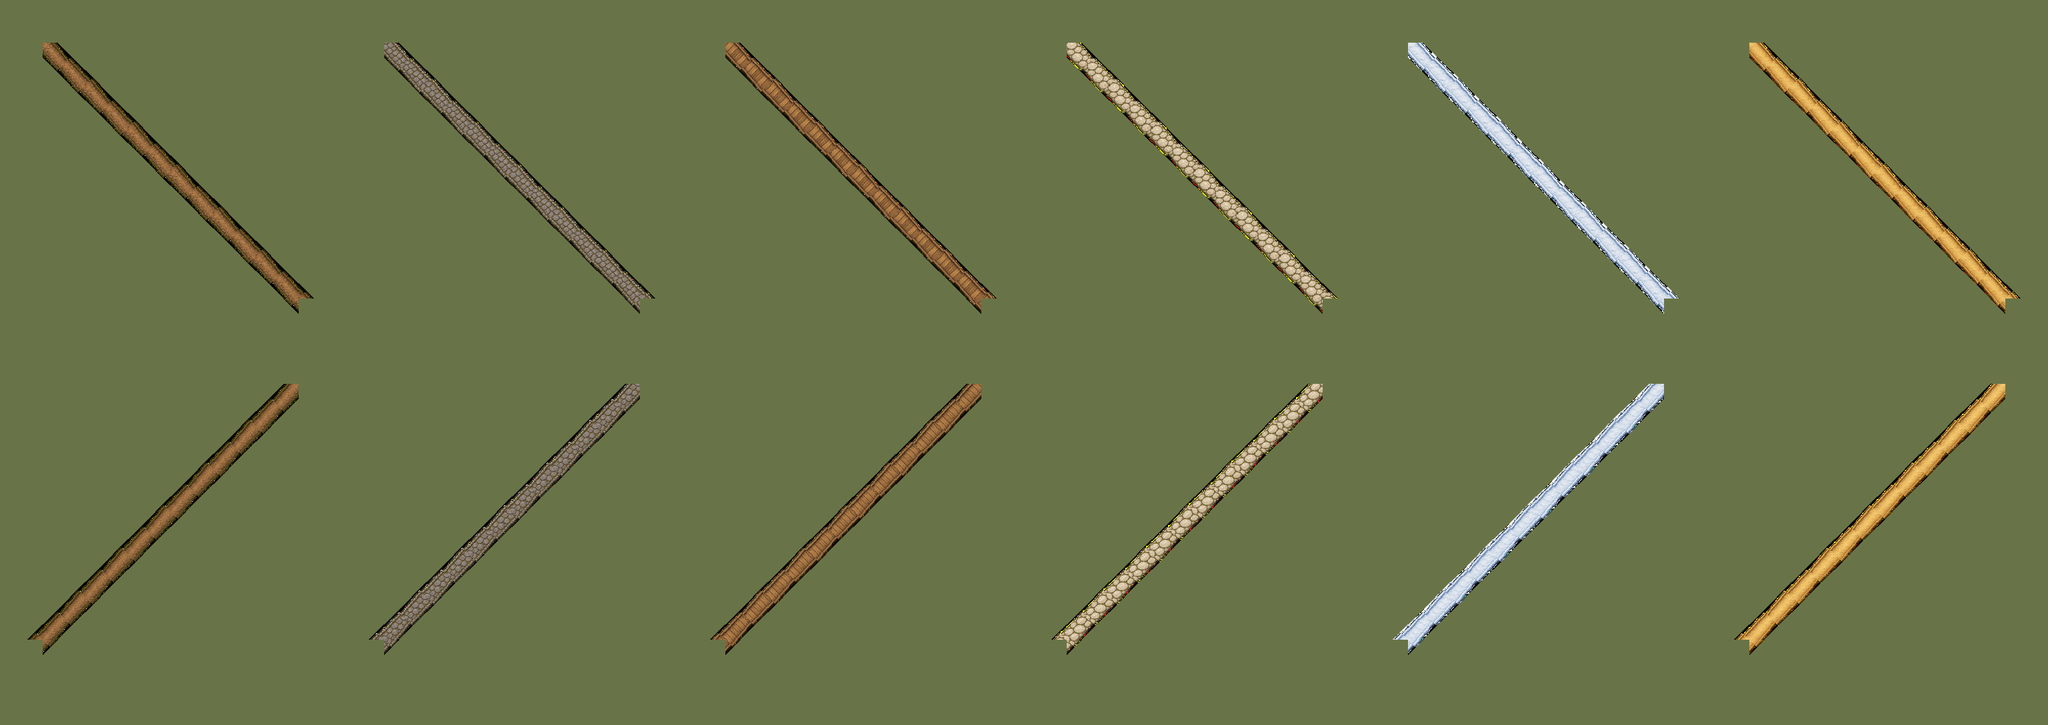

This game map was drawn from its Tiled (.tmx) file and the tilesets committed beside it. A one-line description and the full map source follow:
An orthogonal 48x17 tile map with 64x64 px tiles, 1 tile layer (Six materials; both diagonal directions).

<map version="1.10" tiledversion="1.12.2" orientation="orthogonal" renderorder="right-down" width="48" height="17" tilewidth="64" tileheight="64" infinite="0" backgroundcolor="#687447">
 <tileset firstgid="1" source="path-diagonal.tsx" />
 <layer id="1" name="Six materials; both diagonal directions" width="48" height="17">
  <data encoding="csv">
0,0,0,0,0,0,0,0,0,0,0,0,0,0,0,0,0,0,0,0,0,0,0,0,0,0,0,0,0,0,0,0,0,0,0,0,0,0,0,0,0,0,0,0,0,0,0,0,
0,2,1,0,0,0,0,0,0,5,4,0,0,0,0,0,0,8,7,0,0,0,0,0,0,11,10,0,0,0,0,0,0,14,13,0,0,0,0,0,0,17,16,0,0,0,0,0,
0,3,2,1,0,0,0,0,0,6,5,4,0,0,0,0,0,9,8,7,0,0,0,0,0,12,11,10,0,0,0,0,0,15,14,13,0,0,0,0,0,18,17,16,0,0,0,0,
0,0,3,2,1,0,0,0,0,0,6,5,4,0,0,0,0,0,9,8,7,0,0,0,0,0,12,11,10,0,0,0,0,0,15,14,13,0,0,0,0,0,18,17,16,0,0,0,
0,0,0,3,2,1,0,0,0,0,0,6,5,4,0,0,0,0,0,9,8,7,0,0,0,0,0,12,11,10,0,0,0,0,0,15,14,13,0,0,0,0,0,18,17,16,0,0,
0,0,0,0,3,2,1,0,0,0,0,0,6,5,4,0,0,0,0,0,9,8,7,0,0,0,0,0,12,11,10,0,0,0,0,0,15,14,13,0,0,0,0,0,18,17,16,0,
0,0,0,0,0,3,2,1,0,0,0,0,0,6,5,4,0,0,0,0,0,9,8,7,0,0,0,0,0,12,11,10,0,0,0,0,0,15,14,13,0,0,0,0,0,18,17,16,
0,0,0,0,0,0,3,0,0,0,0,0,0,0,6,0,0,0,0,0,0,0,9,0,0,0,0,0,0,0,12,0,0,0,0,0,0,0,15,0,0,0,0,0,0,0,18,0,
0,0,0,0,0,0,0,0,0,0,0,0,0,0,0,0,0,0,0,0,0,0,0,0,0,0,0,0,0,0,0,0,0,0,0,0,0,0,0,0,0,0,0,0,0,0,0,0,
0,0,0,0,0,19,20,0,0,0,0,0,0,22,23,0,0,0,0,0,0,25,26,0,0,0,0,0,0,28,29,0,0,0,0,0,0,31,32,0,0,0,0,0,0,34,35,0,
0,0,0,0,19,20,21,0,0,0,0,0,22,23,24,0,0,0,0,0,25,26,27,0,0,0,0,0,28,29,30,0,0,0,0,0,31,32,33,0,0,0,0,0,34,35,36,0,
0,0,0,19,20,21,0,0,0,0,0,22,23,24,0,0,0,0,0,25,26,27,0,0,0,0,0,28,29,30,0,0,0,0,0,31,32,33,0,0,0,0,0,34,35,36,0,0,
0,0,19,20,21,0,0,0,0,0,22,23,24,0,0,0,0,0,25,26,27,0,0,0,0,0,28,29,30,0,0,0,0,0,31,32,33,0,0,0,0,0,34,35,36,0,0,0,
0,19,20,21,0,0,0,0,0,22,23,24,0,0,0,0,0,25,26,27,0,0,0,0,0,28,29,30,0,0,0,0,0,31,32,33,0,0,0,0,0,34,35,36,0,0,0,0,
19,20,21,0,0,0,0,0,22,23,24,0,0,0,0,0,25,26,27,0,0,0,0,0,28,29,30,0,0,0,0,0,31,32,33,0,0,0,0,0,34,35,36,0,0,0,0,0,
0,21,0,0,0,0,0,0,0,24,0,0,0,0,0,0,0,27,0,0,0,0,0,0,0,30,0,0,0,0,0,0,0,33,0,0,0,0,0,0,0,36,0,0,0,0,0,0,
0,0,0,0,0,0,0,0,0,0,0,0,0,0,0,0,0,0,0,0,0,0,0,0,0,0,0,0,0,0,0,0,0,0,0,0,0,0,0,0,0,0,0,0,0,0,0,0
</data>
 </layer>
</map>
